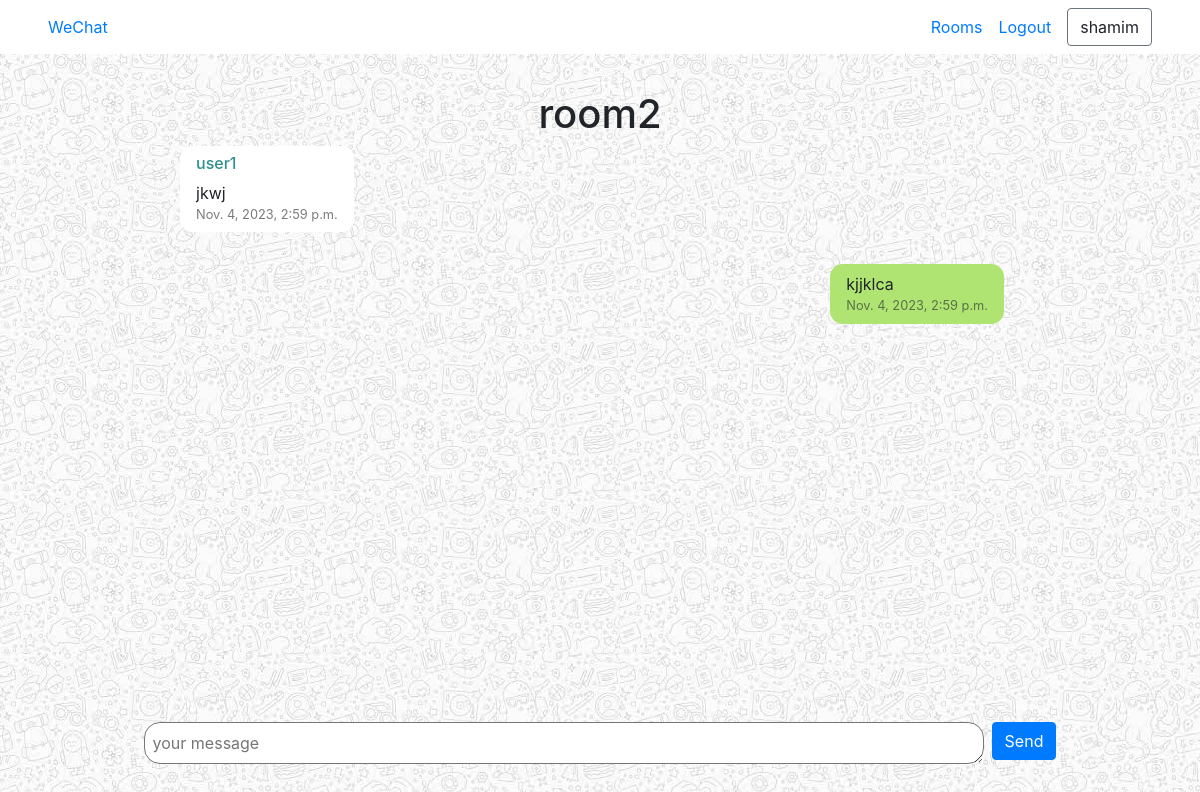
/rooms/room2 (signed in), run on the app's committed database.
### core/models.py (models this page shows)
class User(AbstractUser):
    pass

### room/models.py (models this page shows, shortened)
class Room(models.Model):
    name = models.CharField(max_length=255)
    slug = models.SlugField(unique=True)
    date_added = models.DateTimeField(auto_now_add=True)
    class Meta:
        ordering = ('-date_added',)

class Message(models.Model):
    room = models.ForeignKey(Room,related_name="messages",on_delete=models.CASCADE)
    user = models.ForeignKey(User,related_name="author",on_delete=models.CASCADE)
    content = models.TextField()
    date_added = models.DateTimeField(auto_now_add=True)
    class Meta:
        ordering = ('date_added',)

### room/views.py (the view)
# urls.py: path("<str:slug>",views.room,name="room")
@login_required
def room(request,slug):
    room = Room.objects.get(slug=slug)
    messages = Message.objects.filter(room=room)
    return render(request,'room/room.html',{"room":room,"messages":messages})

### room/templates/room/room.html (shortened to what this page needs)
{% extends "core/layout.html" %}
{% block body %}
<div style="width: 100%; display: flex; flex-direction: column;align-items: center;height: 85vh; overflow-y: auto; margin-top:2rem;">
    <div><h1>{{ room.name }}</h1></div>
    <div id="chat-message" style="height: 70vh;width: 70%; overflow: auto;display: flex;flex-direction: column;margin-bottom: 1rem;padding-right: 1rem;" >
        {% for message in messages %}
        <div>
        {% if message.user == request.user %}
            <div style="background-color: rgb(175, 228, 115); margin-bottom: 2rem; padding: .5rem 1rem; width:fit-content;border-radius: .8rem;float: right; max-width: 50vw;">
            {% else %}
            <div style="background-color: white; margin-bottom: 2rem; padding: .5rem 1rem; width:fit-content;border-radius: .8rem; max-width: 50vw;">
            {% endif %}
            {% if message.user == request.user %}
            {% else %}
                <div style="color: rgb(46, 143, 143);"><h6>{{message.user}}</h6></div>
            {% endif %}
                <div style="word-wrap: break-word;">{{message.content}}</div>
                <div style="font-size: .8rem;opacity: .6;">{{message.date_added}}</div>
            </div>
        </div>
        {% endfor %}
    </div>
    <form action="." method="post" class="d-flex justify-content-center" style="width: 100%;gap: .5rem;">
        <textarea style="width: 70%; padding: .5rem .5rem;outline: none;border-radius: 1rem;" rows="1" type="text" name="content" placeholder="your message" id="chat-message-input"></textarea>
        <button id="chat-message-submit" class="btn btn-primary" style="height: fit-content;">Send</button>
    </form>
</div>
{% endblock  %}

### core/templates/core/layout.html (shortened to what this page needs)
<!DOCTYPE html>
<html lang="en">
<head>
    <link rel="stylesheet" href="https://stackpath.bootstrapcdn.com/bootstrap/4.4.1/css/bootstrap.min.css">
</head>
<body style="overflow-y: hidden;">
    <nav class="d-flex px-5 py-2 justify-content-between align-items-center" style="background-color: white;">
        <div class="flex-start"><a href="{% url 'index' %}">WeChat</a></div>
        <div class="d-flex align-items-center" style="gap: 1rem;">
            {% if user.is_authenticated %}
                <a  href="{% url 'rooms' %}">Rooms</a>
                <a  href="{% url 'logout' %}">Logout</a>
                <a class="btn-outline-secondary btn sm" >{{user.username}}</a>
            {% else %}
                <button class="btn btn-outline-primary mr-4"><a href="{% url 'login' %}">Login</a></button>
                <button class="btn btn-primary"><a style="color:white;" href="{% url 'register' %}">signup</a></button>
            {% endif %}
        </div>
    </nav>
    <div>
    <div style="height: 90vh;" class="d-flex justify-content-center align-items-center root" >
        {% block body %}{% endblock %}
    </div>
</body>
</html>

### data on the page
User: username "shamim"
Room: name "room2"
Message: user "user1", content "jkwj", date_added "Nov. 4, 2023, 2:59 p.m."
Message: content "kjjklca", date_added "Nov. 4, 2023, 2:59 p.m."
